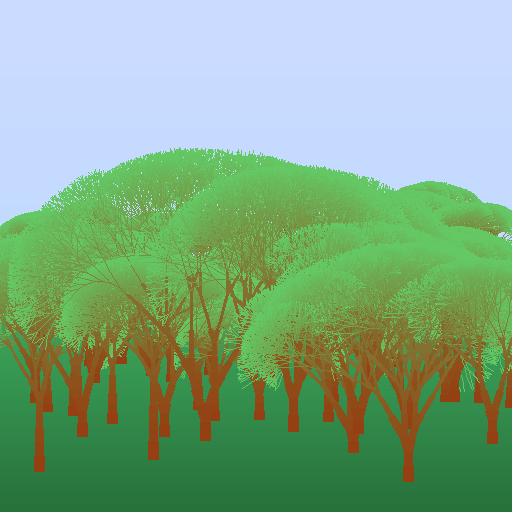

Here is the Python script that generated this plot:
#!/usr/bin/env python
import random
import Image
import ImageDraw
import math

Size = 512

im = Image.new ( "RGBA", ( Size, Size ), "#fff" )
draw = ImageDraw.Draw ( im )

xc = Size/2
yc = Size/2
pi = math.pi

p_sex = 0.7
k_dec = 0.95
N = 30
beta = 8.0/N
N_der = 10
l_0 = (1-k_dec)*0.7*Size/ N_der * 2

def mix_colors(c_1,c_2, p):
    c = ()
    for i in xrange(3):
        c += (int(c_1[i] + p * (c_2[i] - c_1[i])),)
    return c

sky_2 = (194, 218, 255)
sky_1 = (204, 220, 255)

for y in xrange(int(Size*.5)):
    draw.line(((0,y),(Size,y)),mix_colors(sky_1, sky_2, 2.0*y/Size))

ground_2 = (40, 112, 60)
ground_1 = (67, 184, 100)

for y in xrange(int(Size*.5)):
    draw.line(((0,y+Size/2),(Size,y+Size/2)), mix_colors( ground_1, ground_2, 2.0*y/Size))

tree_2 = (100,200,100)
tree_1 = (148,64,18)

R_1 = 0
R_2 = 255
G_1 = 0
G_2 = 255
B_1 = 0
B_2 = 255

def tr(x,y,a, l, n):
    xn = x + l*math.cos(a)
    yn = y + l*math.sin(a)
    R = int(R_1 + 1.0*n/N * (R_2 - R_1))
    G = int(G_1 + 1.0*n/N * (G_2 - G_1))
    B = int(B_1 + 1.0*n/N * (B_2 - B_1))
    w = int( 0.02*Size * (1.0*n/N)**5 + 1)
    tree = mix_colors(tree_2, tree_1, 1.0*n/N)
    if n > 0:
        if random.random()> p_sex:
            tr (xn, yn, a-beta, l*k_dec, n-1)
            tr (xn, yn, a+beta, l*k_dec, n-1)
        else:
            tr (xn, yn, a, l*k_dec, n-1)
    if abs(a-pi/2)<pi:
        draw.line( ( (x+xc, -y+yc), (xn+xc, -yn+yc )), tree , width = w)

for y in xrange(int(Size*0.1), int(Size*0.5),int(Size*0.07)):
    for x in xrange(int(-Size*0.5), int(Size *0.4), int(Size/N_der)):
        l = 1.5*l_0 *random.randrange(7,12)/10 * (Size*0.5/(Size*0.6-y))
        tr(x + random.randint(0,int(Size/N_der)) , -y + random.randint(0,int(Size*.1)), pi*0.5, l , N)

file_name = __file__[:-2]+'png'
im.save ( file_name )
im.show()
